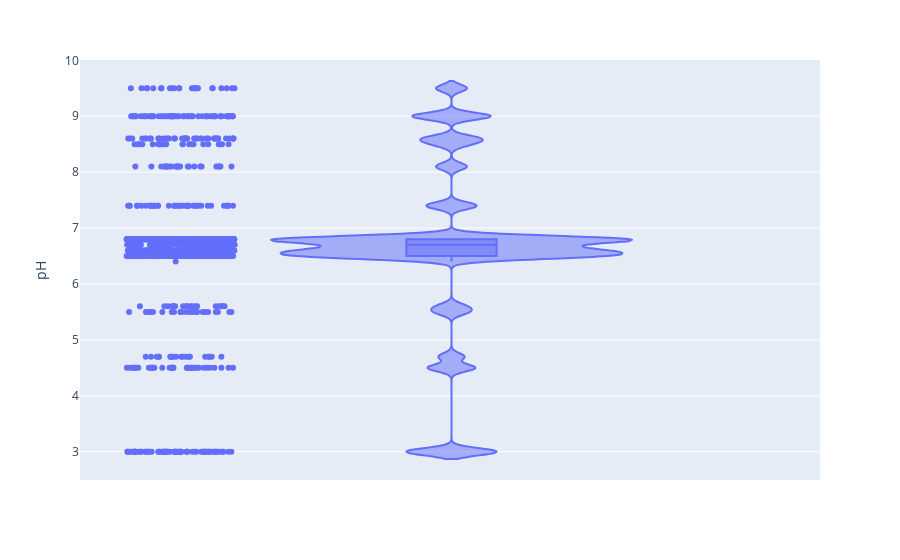

The notebook cell saved with this chart:
### Code cell
# graficamos diagrama de violín con data y diagrama de caja para la variable pH
fig = px.violin(df, y="pH", box=True, 
                points='all', 
               )
fig.show()

### Figure 1 — Plotly figure (JSON) as saved in the notebook; plotly's stock layout.template omitted (floating-point values rounded to 4 significant figures; data arrays with more than 128 entries replaced by an {"elided": "..."} marker saying what was removed)
{"data": [{"alignmentgroup": "True", "box": {"visible": true}, "hovertemplate": "pH=%{y}<extra></extra>", "legendgroup": "", "marker": {"color": "#636efa"}, "name": "", "offsetgroup": "", "orientation": "v", "points": "all", "scalegroup": "True", "showlegend": false, "type": "violin", "x0": " ", "xaxis": "x", "y": {"elided": "1059 float values"}, "y0": " ", "yaxis": "y"}], "layout": {"legend": {"tracegroupgap": 0}, "margin": {"t": 60}, "violinmode": "group", "xaxis": {"anchor": "y", "domain": [0, 1]}, "yaxis": {"anchor": "x", "domain": [0, 1], "title": {"text": "pH"}}}}
